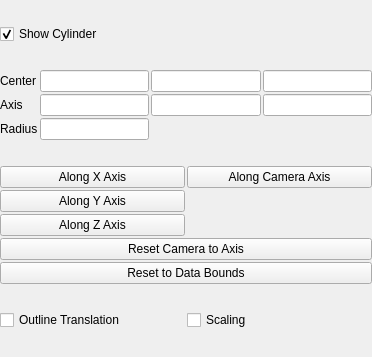
<?xml version="1.0" encoding="UTF-8"?>
<ui version="4.0">
 <class>CylinderPropertyWidget</class>
 <widget class="QWidget" name="CylinderPropertyWidget">
  <property name="geometry">
   <rect>
    <x>0</x>
    <y>0</y>
    <width>372</width>
    <height>357</height>
   </rect>
  </property>
  <property name="windowTitle">
   <string>Form</string>
  </property>
  <layout class="QGridLayout" name="layout1">
   <property name="margin">
    <number>0</number>
   </property>
   <property name="spacing">
    <number>2</number>
   </property>
   <item row="0" column="0" colspan="2">
    <widget class="QCheckBox" name="show3DWidget">
     <property name="toolTip">
      <string>Enable/disable showing the interactive cylinder widget in the 3d render view.</string>
     </property>
     <property name="text">
      <string>Show Cylinder</string>
     </property>
     <property name="checked">
      <bool>true</bool>
     </property>
    </widget>
   </item>
   <item row="7" column="0" colspan="2">
    <layout class="QGridLayout" name="gridLayout1">
     <property name="spacing">
      <number>2</number>
     </property>
     <item row="0" column="0">
      <widget class="QCheckBox" name="outlineTranslation">
       <property name="toolTip">
        <string>Enable/disable the ability to translate the bounding box by moving it with the mouse.</string>
       </property>
       <property name="text">
        <string>Outline Translation</string>
       </property>
      </widget>
     </item>
     <item row="0" column="1">
      <widget class="QCheckBox" name="scaling">
       <property name="toolTip">
        <string>Enable/disable the ability to scale the widget with the mouse.</string>
       </property>
       <property name="text">
        <string>Scaling</string>
       </property>
      </widget>
     </item>
    </layout>
   </item>
   <item row="5" column="0" colspan="2">
    <layout class="QGridLayout" name="gridLayout2">
     <property name="spacing">
      <number>2</number>
     </property>
     <item row="0" column="2">
      <widget class="pqLineEdit" name="centerY"/>
     </item>
     <item row="2" column="0">
      <widget class="QLabel" name="radiusLabel">
       <property name="text">
        <string>Radius</string>
       </property>
      </widget>
     </item>
     <item row="1" column="2">
      <widget class="pqLineEdit" name="axisY"/>
     </item>
     <item row="1" column="0">
      <widget class="QLabel" name="axisLabel">
       <property name="text">
        <string>Axis</string>
       </property>
      </widget>
     </item>
     <item row="1" column="1">
      <widget class="pqLineEdit" name="axisX"/>
     </item>
     <item row="2" column="1">
      <widget class="pqLineEdit" name="radius"/>
     </item>
     <item row="1" column="3">
      <widget class="pqLineEdit" name="axisZ">
       <property name="text">
        <string/>
       </property>
      </widget>
     </item>
     <item row="0" column="0">
      <widget class="QLabel" name="centerLabel">
       <property name="text">
        <string>Center</string>
       </property>
      </widget>
     </item>
     <item row="0" column="1">
      <widget class="pqLineEdit" name="centerX"/>
     </item>
     <item row="0" column="3">
      <widget class="pqLineEdit" name="centerZ"/>
     </item>
    </layout>
   </item>
   <item row="6" column="0" colspan="2">
    <layout class="QGridLayout" name="gridLayout3">
     <item row="0" column="0">
      <widget class="QPushButton" name="useXAxis">
       <property name="toolTip">
        <string>Use the X-axis as the cylinder's axis.</string>
       </property>
       <property name="text">
        <string>Along X Axis</string>
       </property>
      </widget>
     </item>
     <item row="1" column="0">
      <widget class="QPushButton" name="useYAxis">
       <property name="toolTip">
        <string>Use the Y-axis as the cylinder's axis.</string>
       </property>
       <property name="text">
        <string>Along Y Axis</string>
       </property>
      </widget>
     </item>
     <item row="2" column="0">
      <widget class="QPushButton" name="useZAxis">
       <property name="toolTip">
        <string>Use the Z-axis as the cylinder's axis.</string>
       </property>
       <property name="text">
        <string>Along Z Axis</string>
       </property>
      </widget>
     </item>
     <item row="0" column="1">
      <widget class="QPushButton" name="useCameraAxis">
       <property name="toolTip">
        <string>Use the camera's view direction as the axis of the cylinder.</string>
       </property>
       <property name="text">
        <string>Along Camera Axis</string>
       </property>
      </widget>
     </item>
     <item row="3" column="0" colspan="2">
      <widget class="QPushButton" name="resetCameraToAxis">
       <property name="toolTip">
        <string>Reset the camera to look along the cylinder's axis.</string>
       </property>
       <property name="text">
        <string>Reset Camera to Axis</string>
       </property>
      </widget>
     </item>
     <item row="4" column="0" colspan="2">
      <widget class="QPushButton" name="resetBounds">
       <property name="toolTip">
        <string>Reset the cylinder's properties based on the data bounds.</string>
       </property>
       <property name="text">
        <string>Reset to Data Bounds</string>
       </property>
      </widget>
     </item>
    </layout>
   </item>
  </layout>
 </widget>
 <customwidgets>
  <customwidget>
   <class>pqLineEdit</class>
   <extends>QLineEdit</extends>
   <header>pqLineEdit.h</header>
  </customwidget>
 </customwidgets>
 <tabstops>
  <tabstop>show3DWidget</tabstop>
  <tabstop>centerX</tabstop>
  <tabstop>centerY</tabstop>
  <tabstop>centerZ</tabstop>
  <tabstop>axisX</tabstop>
  <tabstop>axisY</tabstop>
  <tabstop>axisZ</tabstop>
  <tabstop>radius</tabstop>
  <tabstop>outlineTranslation</tabstop>
  <tabstop>scaling</tabstop>
 </tabstops>
 <resources/>
 <connections/>
</ui>
